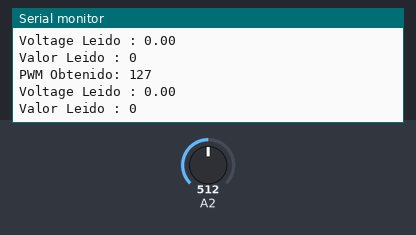
This program was run on a simulated Arduino Uno, built with avr-gcc and run on an emulated ATmega328P. On the bench: the last lines printed to the serial monitor. Inputs (shaded band) come from the test bench; at power-on: A2 = 512.

Above: at 1.2 s.
1.3 s: A2 set to 716
At 2.0 s:
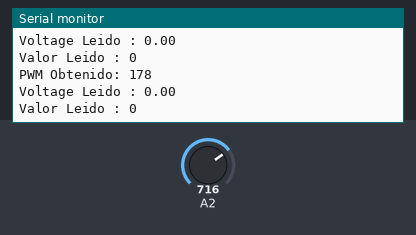
2.8 s: A2 set to 900
At 3.4 s:
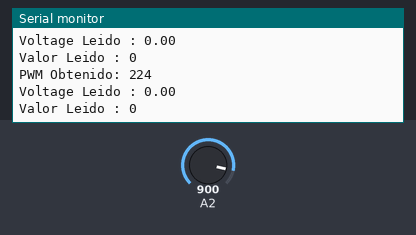
Timing chart, 0 to 5.8 s (numbered marks = the images above; inputs shaded):
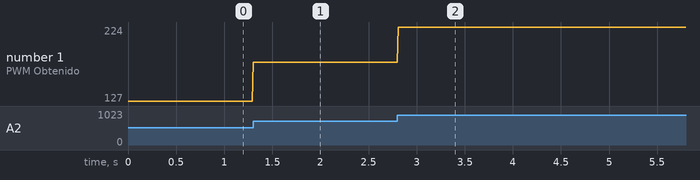

The program:

main.cpp
```cpp
#include "HardwareSerial.h"
#include <Arduino.h>
// #define A0 = A2;

int valor = 0;
int pwmValue = 0;
float voltage = 0;

void setup()
{
  Serial.begin(115200);
  pinMode(A2, INPUT);
}

float voltaje(int valor, float voltajeReferencia = 5.0)
{
  return valor * (5.0 / 1023.0);
}

uint8_t returnPWM(uint32_t sensorRead, uint8_t rangeValue = 255)
{
  return map(sensorRead, 0, 1023, 0, rangeValue);
}

void loop()
{
  voltage = voltaje(valor);
  pwmValue = returnPWM(analogRead(A2));
  Serial.print("PWM Obtenido: ");
  Serial.println(pwmValue);
  Serial.print("Voltage Leido : ");
  Serial.println(voltage);
  Serial.print("Valor Leido : ");
  Serial.println(valor);
  delay(10);
}
```

Measured:
- after the input at 1.3 s, the serial monitor: prints a new line at once (image 1)
- after the input at 2.8 s, the serial monitor: prints a new line at once (image 2)
- plotted number 1: 127 → 178 after the input at 1.3 s, 178 → 224 after the input at 2.8 s
